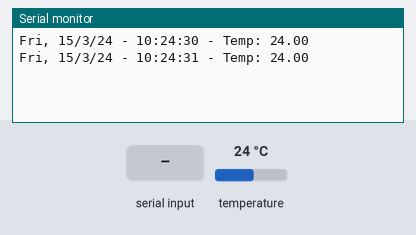
The sketch below on a simulated Arduino Uno, built with avr-gcc and run on an emulated ATmega328P. Shown: the last lines printed to the serial monitor. Wiring (inferred from the names in the program): DS3231 clock at I2C address 0x68. Inputs (shaded band) come from the test bench; at power-on: temperature 24 °C. The local clock reads 2024-03-15 10:24:30 at power-on unless the sketch sets it.

Above: at 1.2 s.
1.3 s: byte 84 (84) received over Serial
At 2.8 s:
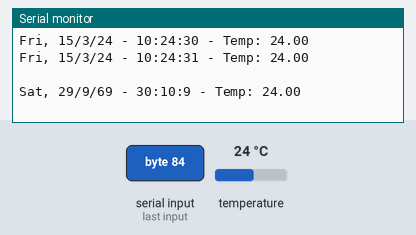
3.5 s: temperature set to 12 °C
At 4.4 s:
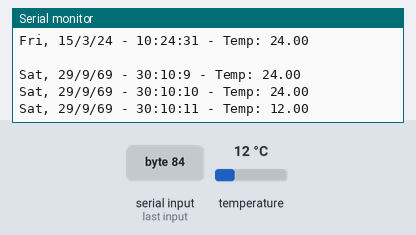
5.0 s: temperature set to 19 °C
At 5.8 s:
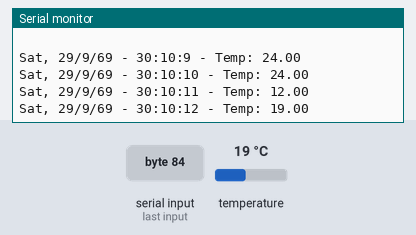
Timing chart, 0 to 8.0 s (numbered marks = the images above; inputs shaded):
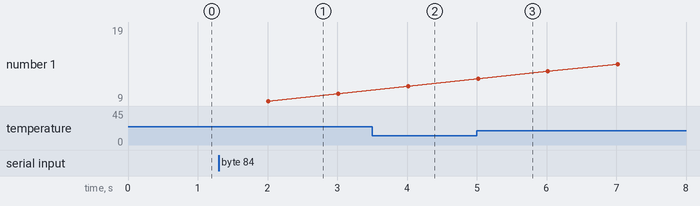

Measured:
- after the input at 1.3 s, the serial monitor: prints a new line after 0.71 s (image 1)
- after the input at 3.5 s, the serial monitor: prints a new line after 0.52 s (image 2)
- after the input at 5.0 s, the serial monitor: prints a new line at once (image 3)

The sketch:

rtc3231.ino
```cpp
#include <Wire.h>

#define DS3231_I2C_ADDRESS 104

// SCL - pin A5
// SDA - pin A4
// To set the clock, run the sketch and use the serial monitor.
// Enter T1124154091014; the code will read this and set the clock. See the code for full details.
//
byte seconds, minutes, hours, day, date, month, year;
char weekDay[4];

byte tMSB, tLSB;
float temp3231;

void setup()
{
  Wire.begin();
  Serial.begin(9600);
}

void loop()
{

  watchConsole();


  get3231Date();

  Serial.print(weekDay); Serial.print(", "); Serial.print(date, DEC); Serial.print("/"); Serial.print(month, DEC); Serial.print("/"); Serial.print(year, DEC); Serial.print(" - ");
  Serial.print(hours, DEC); Serial.print(":"); Serial.print(minutes, DEC); Serial.print(":"); Serial.print(seconds, DEC);

  Serial.print(" - Temp: "); Serial.println(get3231Temp());

  delay(1000);
}

// Convert normal decimal numbers to binary coded decimal
byte decToBcd(byte val)
{
  return ( (val/10*16) + (val%10) );
}

void watchConsole()
{
  if (Serial.available()) {      // Look for char in serial queue and process if found
    if (Serial.read() == 84) {      //If command = "T" Set Date
      set3231Date();
      get3231Date();
      Serial.println(" ");
    }
  }
}

void set3231Date()
{
//T(sec)(min)(hour)(dayOfWeek)(dayOfMonth)(month)(year)
//T(00-59)(00-59)(00-23)(1-7)(01-31)(01-12)(00-99)
//Example: 02-Feb-09 @ 19:57:11 for the 3rd day of the week -> T1157193020209
// T1124154091014 ; T0053157071115
  seconds = (byte) ((Serial.read() - 48) * 10 + (Serial.read() - 48)); // Use of (byte) type casting and ascii math to achieve result.
  minutes = (byte) ((Serial.read() - 48) *10 +  (Serial.read() - 48));
  hours   = (byte) ((Serial.read() - 48) *10 +  (Serial.read() - 48));
  day     = (byte) (Serial.read() - 48);
  date    = (byte) ((Serial.read() - 48) *10 +  (Serial.read() - 48));
  month   = (byte) ((Serial.read() - 48) *10 +  (Serial.read() - 48));
  year    = (byte) ((Serial.read() - 48) *10 +  (Serial.read() - 48));
  Wire.beginTransmission(DS3231_I2C_ADDRESS);
  Wire.write(0x00);
  Wire.write(decToBcd(seconds));
  Wire.write(decToBcd(minutes));
  Wire.write(decToBcd(hours));
  Wire.write(decToBcd(day));
  Wire.write(decToBcd(date));
  Wire.write(decToBcd(month));
  Wire.write(decToBcd(year));
  Wire.endTransmission();
}


void get3231Date()
{
  // send request to receive data starting at register 0
  Wire.beginTransmission(DS3231_I2C_ADDRESS); // 104 is DS3231 device address
  Wire.write(0x00); // start at register 0
  Wire.endTransmission();
  Wire.requestFrom(DS3231_I2C_ADDRESS, 7); // request seven bytes

  if(Wire.available()) {
    seconds = Wire.read(); // get seconds
    minutes = Wire.read(); // get minutes
    hours   = Wire.read();   // get hours
    day     = Wire.read();
    date    = Wire.read();
    month   = Wire.read(); //temp month
    year    = Wire.read();

    seconds = (((seconds & B11110000)>>4)*10 + (seconds & B00001111)); // convert BCD to decimal
    minutes = (((minutes & B11110000)>>4)*10 + (minutes & B00001111)); // convert BCD to decimal
    hours   = (((hours & B00110000)>>4)*10 + (hours & B00001111)); // convert BCD to decimal (assume 24 hour mode)
    day     = (day & B00000111); // 1-7
    date    = (((date & B00110000)>>4)*10 + (date & B00001111)); // 1-31
    month   = (((month & B00010000)>>4)*10 + (month & B00001111)); //msb7 is century overflow
    year    = (((year & B11110000)>>4)*10 + (year & B00001111));
  }
  else {
    //oh noes, no data!
  }

  switch (day) {
    case 1:
      strcpy(weekDay, "Sun");
      break;
    case 2:
      strcpy(weekDay, "Mon");
      break;
    case 3:
      strcpy(weekDay, "Tue");
      break;
    case 4:
      strcpy(weekDay, "Wed");
      break;
    case 5:
      strcpy(weekDay, "Thu");
      break;
    case 6:
      strcpy(weekDay, "Fri");
      break;
    case 7:
      strcpy(weekDay, "Sat");
      break;
  }
}

float get3231Temp()
{
  //temp registers (11h-12h) get updated automatically every 64s
  Wire.beginTransmission(DS3231_I2C_ADDRESS);
  Wire.write(0x11);
  Wire.endTransmission();
  Wire.requestFrom(DS3231_I2C_ADDRESS, 2);

  if(Wire.available()) {
    tMSB = Wire.read(); //2's complement int portion
    tLSB = Wire.read(); //fraction portion

    temp3231 = (tMSB & B01111111); //do 2's math on Tmsb
    temp3231 += ( (tLSB >> 6) * 0.25 ); //only care about bits 7 & 8
  }
  else {
    //oh noes, no data!
  }

  return temp3231;
}
```
